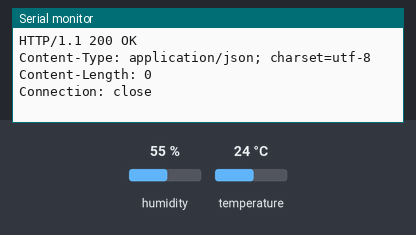
Simulated run of this sketch. Board: ESP8266 (NodeMCU). Parts: the last lines printed to the serial monitor. The inputs (shaded band) are chosen by the test bench; at power-on: humidity 55 %, temperature 24 °C. WiFi joins after 1.5 s; servers stay silent unless stated; uploads are accepted with an empty reply.

Above: at 2.8 s.
2.9 s: humidity set to 22 %
At 3.9 s:
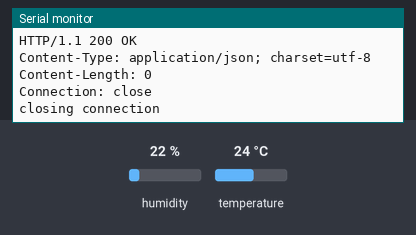
9.6 s: temperature set to 12 °C
At 11.9 s:
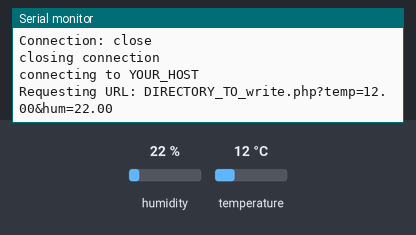
15.3 s: humidity set to 40 %
At 16.15 s:
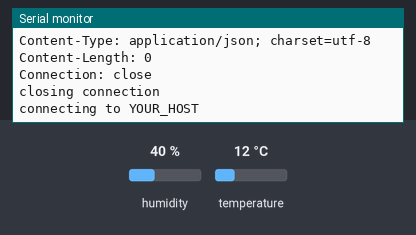
Timing chart, 0 to 18.3 s (numbered marks = the images above; inputs shaded):
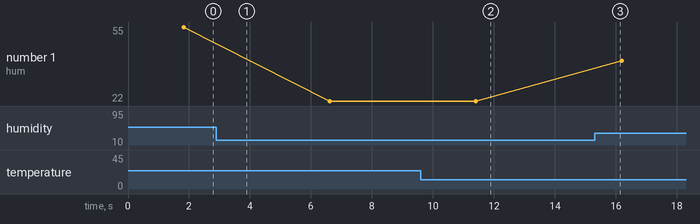

Measured:
- after the input at 9.6 s, the serial monitor: prints a new line after 1.8 s (image 2)
- plotted number 1: 55 → 22 after the input at 2.9 s, 22 → 40 after the input at 15.3 s

The sketch:

MiniWeatherStation.ino
```cpp
#include<ESP8266WiFi.h>
#include<DHT.h>

#define DHTPIN D1
#define DHTTYPE DHT11

const char* ssid     = "YOUR_SSID";
const char* password = "YOUR_PASSWORD";
const char* host = "YOUR_HOST";
DHT dht(DHTPIN, DHTTYPE);

void setup() {
  Serial.begin(115200);
  delay(100);
  dht.begin();
  Serial.println();
  Serial.println();
  Serial.print("Connecting to ");
  Serial.println(ssid);

  WiFi.begin(ssid, password);
  while (WiFi.status() != WL_CONNECTED) {
    delay(500);
    Serial.print(".");
  }

  Serial.println("");
  Serial.println("WiFi connected");
  Serial.println("IP address: ");
  Serial.println(WiFi.localIP());
  Serial.print("Netmask: ");
  Serial.println(WiFi.subnetMask());
  Serial.print("Gateway: ");
  Serial.println(WiFi.gatewayIP());
}
void loop() {
  float h = dht.readHumidity();
  // Read temperature as Celsius (the default)
  float t = dht.readTemperature();
  if (isnan(h) || isnan(t)) {
    Serial.println("Failed to read from DHT sensor!");
    return;
  }

  Serial.print("connecting to ");
  Serial.println(host);

  WiFiClient client;
  const int httpPort = 80;
  if (!client.connect(host, httpPort)) {
    Serial.println("connection failed");
    return;
  }

  String url = "DIRECTORY_TO_write.php?temp=" + String(t) + "&hum="+ String(h);
  Serial.print("Requesting URL: ");
  Serial.println(url);

  client.print(String("GET ") + url + " HTTP/1.1\r\n" +
               "Host: " + host + "\r\n" +
               "Connection: close\r\n\r\n");
  delay(500);

  while(client.available()){
    String line = client.readStringUntil('\r');
    Serial.print(line);
  }

  Serial.println();
  Serial.println("closing connection");
  delay(3000);
}
```
